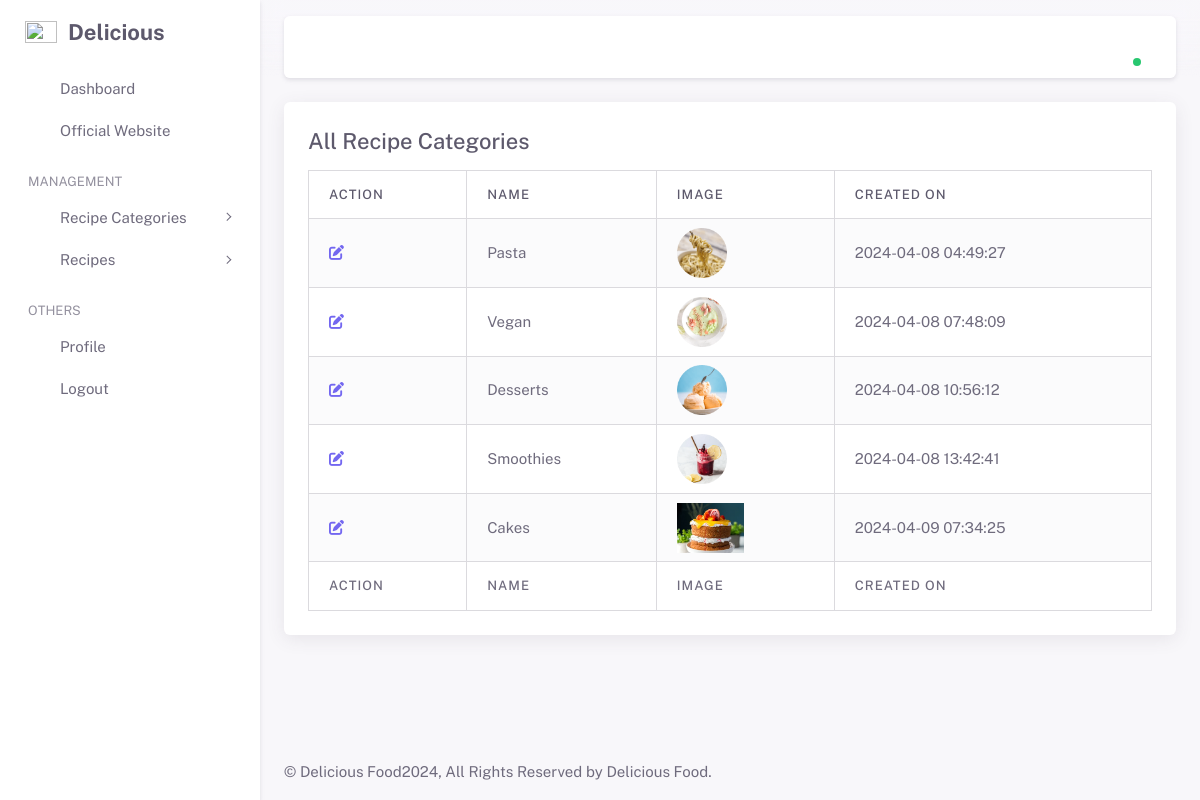
Page /cook/categories.php (signed in) on the committed database.
### tables this page shows
CREATE TABLE `categories` (
  `id` int(11) NOT NULL,
  `chef_id` int(11) NOT NULL,
  `name` text NOT NULL,
  `image` text NOT NULL,
  `created_at` timestamp NOT NULL DEFAULT current_timestamp(),
  `updated_at` timestamp NOT NULL DEFAULT '0000-00-00 00:00:00'
);

### autoloader.php (called while the page is built, shortened)
<?php
class Loader{
 private function connectToDB(){
    if(isset($_SESSION['cook'])){
        $this->user = $_SESSION['cook'];
    }
 }
}
$loader = new Loader();

### cook/categories.php (the view)
<?php
   include('header.php');
 $chef_id = $loader->user['id'];
 $cat_query = mysqli_query($con,"SELECT * FROM categories WHERE `chef_id` = $chef_id ");
 ?>
                 <div class="row">
                   <div class="col-12">
                       <div class="card">
                           <div class="card-body">
                               <h4 class="card-title">All Recipe Categories</h4>
                               <div class="table-responsive">
                                   <table id="zero_config" class="table border table-striped table-bordered text-nowrap">
                                       <thead>
                                           <tr>
                                               <th>Action</th>
                                               <th>Name</th>
                                               <th>Image</th>
                                               <th>Created On</th>
                                           </tr>
                                       </thead>
                                       <tbody>
                                           <?php while( $category = mysqli_fetch_array( $cat_query ) ){  ?>
                                           <tr>
                                               <td><a href="edit-category.php?cid=<?= $category['id']; ?>"><i class="fa fa-edit"></i></a></td>
                                               <td><?= $category['name']; ?></td>
                                               <td> <a href="../uploads/category/<?= $category['image']; ?>" target="_blank">
                                                     <img src="../uploads/category/<?= $category['image']; ?>" alt="picture" style="height:50px;">
                                                     </a></td>
                                            <td><?= $category['created_at']; ?></td>
                                           </tr>
                                        <?php } ?>
                                       </tbody>
                                       <tfoot>
                                           <tr>
                                               <th>Action</th>
                                               <th>Name</th>
                                               <th>Image</th>
                                               <th>Created On</th>
                                           </tr>
                                       </tfoot>
                                   </table>
                               </div>
                           </div>
                       </div>
                   </div>
               </div>
 <?php
  include('footer.php');
 ?>

### rows in the picture
categories: name "Pasta", image (picture), created_at "2024-04-08 04:49:27"
categories: name "Vegan", image (picture), created_at "2024-04-08 07:48:09"
categories: name "Desserts", image (picture), created_at "2024-04-08 10:56:12"
categories: name "Smoothies", image (picture), created_at "2024-04-08 13:42:41"
categories: name "Cakes", image (picture), created_at "2024-04-09 07:34:25"
